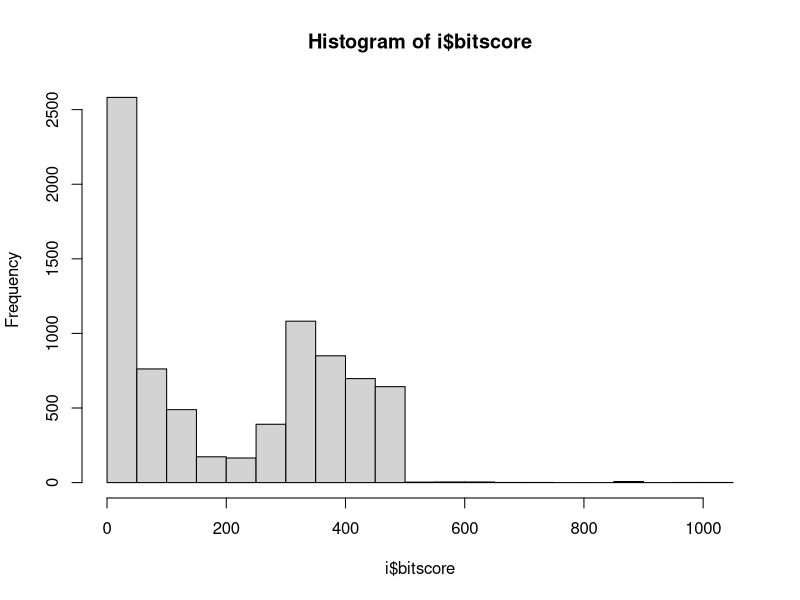
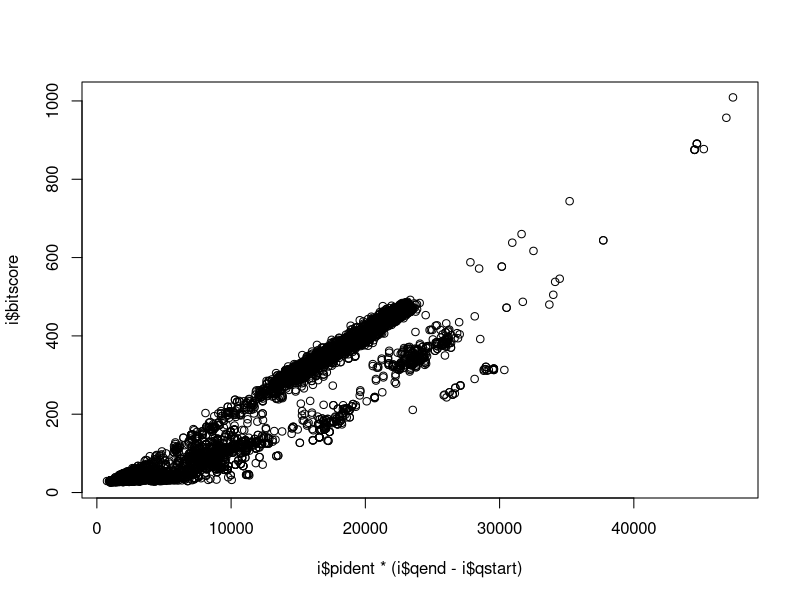
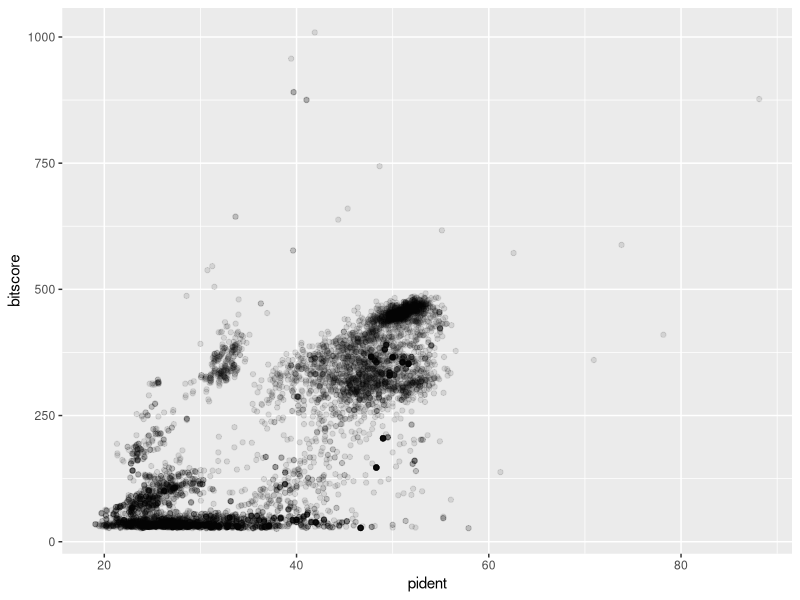

These figures' R source, in order:
## ---- chunk 1
knitr::opts_chunk$set(echo = TRUE)
## ---- chunk 2
i <- read.delim("mm-second.x.zebrafish.tsv")
names(i) <- c("qseqid", "sseqid", "pident", "length", "mismatch", "gapopen", "qstart", "qend", "sstart", "send", "evalue", "bitscore")
i
## ---- chunk 3
hist(i$bitscore, breaks = 30)
## ---- chunk 4
## Asuming your blast results are stored in an object called 'b'
plot(i$pident  * (i$qend - i$qstart), i$bitscore)
## ---- chunk 5
library(ggplot2)
ggplot(i, aes(pident, bitscore)) + geom_point(alpha=0.1) 
